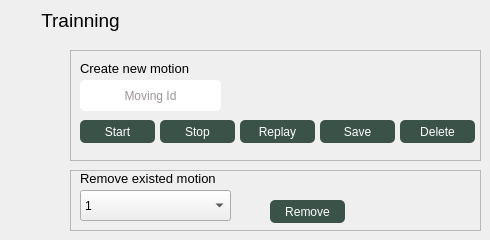
    <widget class="QWidget" name="page_3">
     <widget class="QLabel" name="label_9">
      <property name="geometry">
       <rect>
        <x>40</x>
        <y>10</y>
        <width>81</width>
        <height>21</height>
       </rect>
      </property>
      <property name="font">
       <font>
        <pointsize>14</pointsize>
       </font>
      </property>
      <property name="text">
       <string>Trainning</string>
      </property>
      <property name="alignment">
       <set>Qt::AlignCenter</set>
      </property>
     </widget>
     <widget class="QFrame" name="frame_8">
      <property name="geometry">
       <rect>
        <x>70</x>
        <y>50</y>
        <width>411</width>
        <height>111</height>
       </rect>
      </property>
      <property name="frameShape">
       <enum>QFrame::StyledPanel</enum>
      </property>
      <property name="frameShadow">
       <enum>QFrame::Raised</enum>
      </property>
      <widget class="QLineEdit" name="lineEdit_2">
       <property name="geometry">
        <rect>
         <x>10</x>
         <y>30</y>
         <width>141</width>
         <height>31</height>
        </rect>
       </property>
       <property name="styleSheet">
        <string notr="true">border-radius: 5px;
background-color: rgb(255,255,255);
color: rgb(56, 41, 51);</string>
       </property>
       <property name="alignment">
        <set>Qt::AlignCenter</set>
       </property>
       <property name="placeholderText">
        <string>Moving Id</string>
       </property>
      </widget>
      <widget class="QPushButton" name="pushButton_8">
       <property name="geometry">
        <rect>
         <x>10</x>
         <y>70</y>
         <width>75</width>
         <height>23</height>
        </rect>
       </property>
       <property name="styleSheet">
        <string notr="true">QPushButton {
	color: rgb(255, 255, 255);
	background-color: rgb(59, 82, 73);
    border: 0px solid;
    border-radius: 5px;
}
QPushButton:hover {
background-color: rgb(164, 180, 148);
}</string>
       </property>
       <property name="text">
        <string>Start</string>
       </property>
      </widget>
      <widget class="QPushButton" name="pushButton_12">
       <property name="geometry">
        <rect>
         <x>90</x>
         <y>70</y>
         <width>75</width>
         <height>23</height>
        </rect>
       </property>
       <property name="styleSheet">
        <string notr="true">QPushButton {
	color: rgb(255, 255, 255);
	background-color: rgb(59, 82, 73);
    border: 0px solid;
    border-radius: 5px;
}
QPushButton:hover {
background-color: rgb(164, 180, 148);
}</string>
       </property>
       <property name="text">
        <string>Stop</string>
       </property>
      </widget>
      <widget class="QPushButton" name="pushButton_13">
       <property name="geometry">
        <rect>
         <x>170</x>
         <y>70</y>
         <width>75</width>
         <height>23</height>
        </rect>
       </property>
       <property name="styleSheet">
        <string notr="true">QPushButton {
	color: rgb(255, 255, 255);
	background-color: rgb(59, 82, 73);
    border: 0px solid;
    border-radius: 5px;
}
QPushButton:hover {
background-color: rgb(164, 180, 148);
}</string>
       </property>
       <property name="text">
        <string>Replay</string>
       </property>
      </widget>
      <widget class="QPushButton" name="pushButton_14">
       <property name="geometry">
        <rect>
         <x>250</x>
         <y>70</y>
         <width>75</width>
         <height>23</height>
        </rect>
       </property>
       <property name="styleSheet">
        <string notr="true">QPushButton {
	color: rgb(255, 255, 255);
	background-color: rgb(59, 82, 73);
    border: 0px solid;
    border-radius: 5px;
}
QPushButton:hover {
background-color: rgb(164, 180, 148);
}</string>
       </property>
       <property name="text">
        <string>Save</string>
       </property>
      </widget>
      <widget class="QPushButton" name="pushButton_15">
       <property name="geometry">
        <rect>
         <x>330</x>
         <y>70</y>
         <width>75</width>
         <height>23</height>
        </rect>
       </property>
       <property name="styleSheet">
        <string notr="true">QPushButton {
	color: rgb(255, 255, 255);
	background-color: rgb(59, 82, 73);
    border: 0px solid;
    border-radius: 5px;
}
QPushButton:hover {
background-color: rgb(164, 180, 148);
}</string>
       </property>
       <property name="text">
        <string>Delete</string>
       </property>
      </widget>
      <widget class="QLabel" name="label_10">
       <property name="geometry">
        <rect>
         <x>10</x>
         <y>10</y>
         <width>131</width>
         <height>16</height>
        </rect>
       </property>
       <property name="font">
        <font>
         <pointsize>10</pointsize>
        </font>
       </property>
       <property name="text">
        <string>Create new motion</string>
       </property>
      </widget>
     </widget>
     <widget class="QFrame" name="frame_9">
      <property name="geometry">
       <rect>
        <x>70</x>
        <y>170</y>
        <width>411</width>
        <height>61</height>
       </rect>
      </property>
      <property name="frameShape">
       <enum>QFrame::StyledPanel</enum>
      </property>
      <property name="frameShadow">
       <enum>QFrame::Raised</enum>
      </property>
      <widget class="QPushButton" name="pushButton_20">
       <property name="geometry">
        <rect>
         <x>200</x>
         <y>30</y>
         <width>75</width>
         <height>23</height>
        </rect>
       </property>
       <property name="styleSheet">
        <string notr="true">QPushButton {
	color: rgb(255, 255, 255);
	background-color: rgb(59, 82, 73);
    border: 0px solid;
    border-radius: 5px;
}
QPushButton:hover {
background-color: rgb(164, 180, 148);
}</string>
       </property>
       <property name="text">
        <string>Remove</string>
       </property>
      </widget>
      <widget class="QComboBox" name="comboBox_5">
       <property name="geometry">
        <rect>
         <x>10</x>
         <y>20</y>
         <width>151</width>
         <height>31</height>
        </rect>
       </property>
       <item>
        <property name="text">
         <string>1</string>
        </property>
       </item>
       <item>
        <property name="text">
         <string>2</string>
        </property>
       </item>
      </widget>
      <widget class="QLabel" name="label_11">
       <property name="geometry">
        <rect>
         <x>10</x>
         <y>0</y>
         <width>171</width>
         <height>16</height>
        </rect>
       </property>
       <property name="font">
        <font>
         <pointsize>10</pointsize>
        </font>
       </property>
       <property name="text">
        <string>Remove existed motion</string>
       </property>
      </widget>
     </widget>
    </widget>
